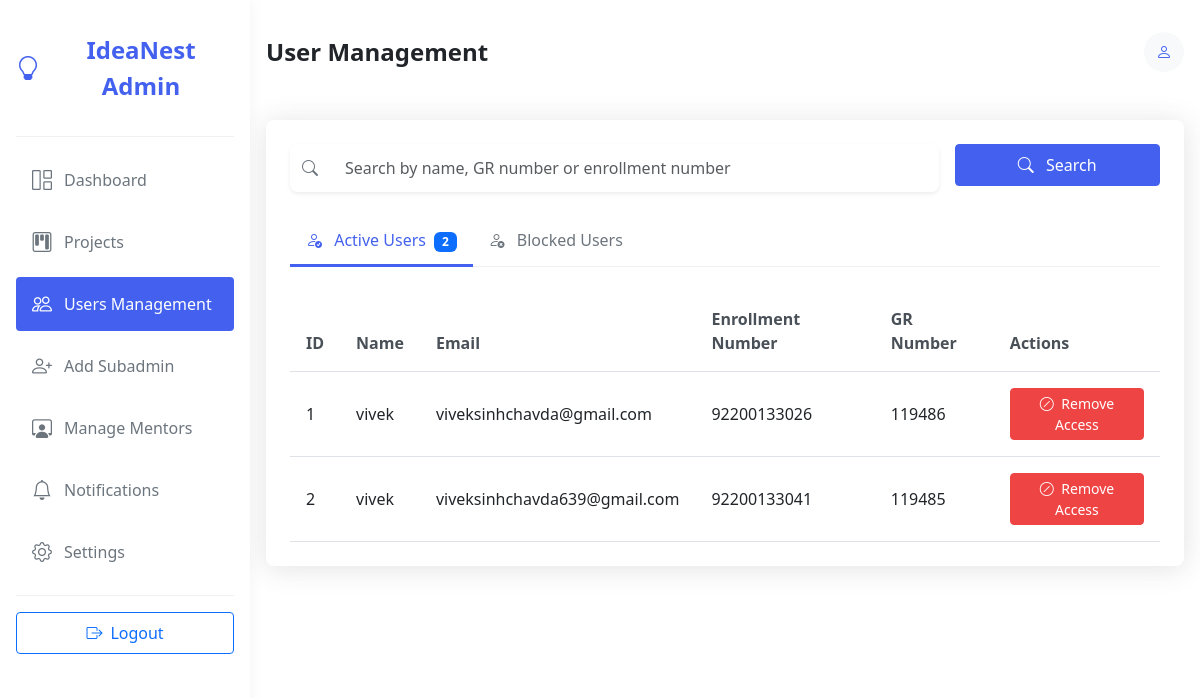
Page /Admin/user_manage_by_admin.php (signed in) on the earlier database version.
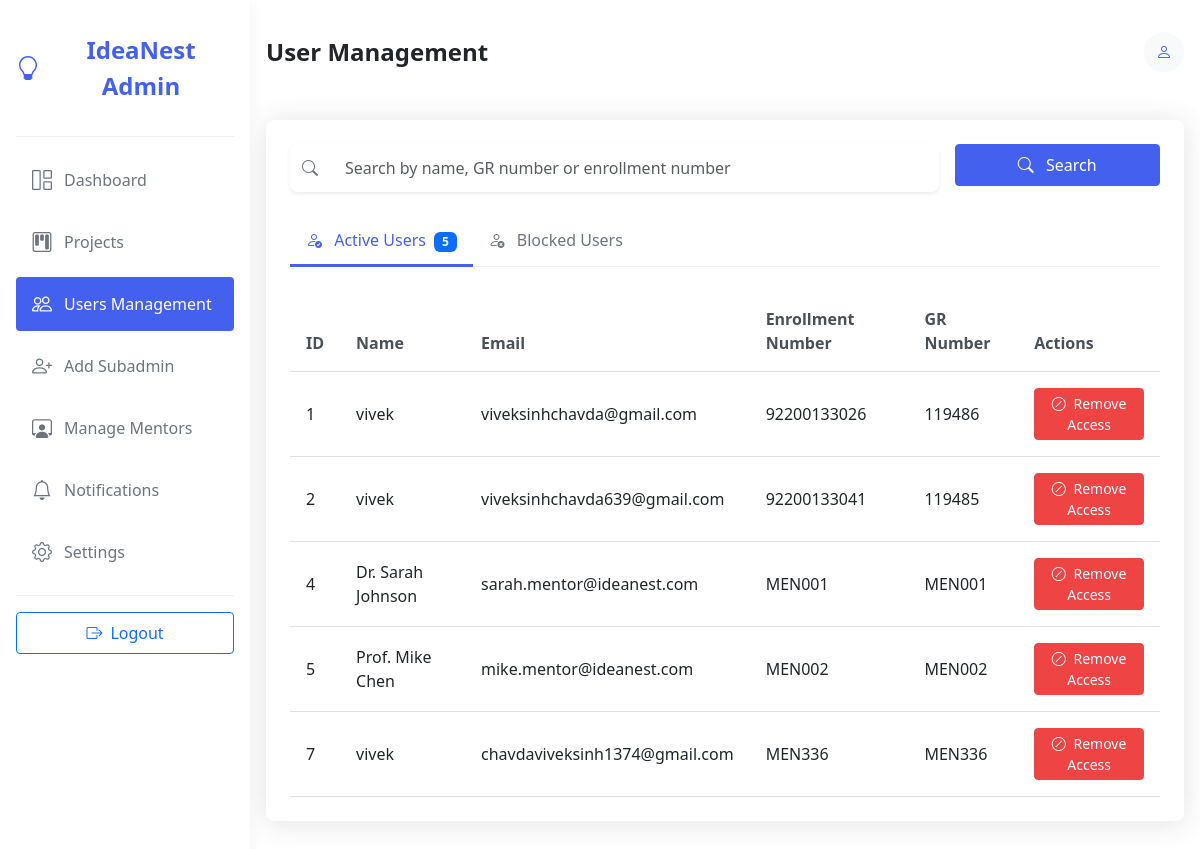
Same page on the later database version.
### tables this page shows
CREATE TABLE `register` (
                            `id` int(11) NOT NULL,
                            `name` varchar(100) NOT NULL,
                            `email` varchar(100) NOT NULL,
                            `enrollment_number` varchar(50) NOT NULL,
                            `gr_number` varchar(50) NOT NULL,
                            `password` varchar(255) NOT NULL,
                            `about` varchar(500) NOT NULL,
                            `phone_no` varchar(20) DEFAULT NULL,
                            `department` varchar(100) DEFAULT NULL,
                            `passout_year` year(4) NOT NULL,
                            `user_image` text NOT NULL DEFAULT '',
                            `google_id` varchar(255) DEFAULT NULL,
                            `email_notifications` tinyint(1) DEFAULT 1,
                            `last_notification_sent` datetime DEFAULT NULL,
                            `github_token` text DEFAULT NULL,
                            `role` enum('student','mentor','admin') DEFAULT 'student',
                            `expertise` text DEFAULT NULL,
                            `mentor_rating` decimal(3,2) DEFAULT 0.00,
                            `is_available` tinyint(1) DEFAULT 1
);

### Admin/user_manage_by_admin.php (the view, shortened to what the changed rows need)
<?php
include "../Login/Login/db.php";
$active_tab = isset($_GET['tab']) ? $_GET['tab'] : 'active';
$search = isset($_GET['search']) ? $_GET['search'] : '';
$search_term = "%{$search}%";
if (!empty($search)) {
    $active_users_sql = "SELECT id, name, email, enrollment_number, gr_number FROM register
                         WHERE name LIKE ? OR gr_number LIKE ? OR enrollment_number LIKE ?";
    $stmt = $conn->prepare($active_users_sql);
    if (!$stmt) {
        die("Error preparing active users query: " . $conn->error);
    }
    $stmt->bind_param("sss", $search_term, $search_term, $search_term);
    $stmt->execute();
    $active_users_result = $stmt->get_result();
} else {
    $active_users_sql = "SELECT id, name, email, enrollment_number, gr_number FROM register";
    $active_users_result = $conn->query($active_users_sql);
}
?>
<!DOCTYPE html>
<html lang="en">
<head>
    <link href="https://cdn.jsdelivr.net/npm/bootstrap@5.3.0-alpha1/dist/css/bootstrap.min.css" rel="stylesheet">
    <link rel="stylesheet" href="https://cdn.jsdelivr.net/npm/bootstrap-icons@1.8.1/font/bootstrap-icons.css">
  <link rel="stylesheet" href="../assets/css/user_manage_by_admin.css">
</head>
<body>
<?php include 'sidebar_admin.php'?>
<div class="main-content">
    <div class="topbar">
        <h1 class="page-title" >User Management</h1>
    </div>
    <div class="card">
        <div class="card-body">
            <ul class="nav nav-tabs" id="userTabs" role="tablist">
                <li class="nav-item" role="presentation">
                    <button class="nav-link <?php echo $active_tab == 'active' ? 'active' : ''; ?>"
                            id="active-users-tab" data-bs-toggle="tab" data-bs-target="#active-users"
                            type="button" role="tab" aria-controls="active-users"
                            aria-selected="<?php echo $active_tab == 'active' ? 'true' : 'false'; ?>">
                        <i class="bi bi-person-check me-2"></i> Active Users
                        <?php if ($active_users_result->num_rows > 0): ?>
                            <span class="badge bg-primary ms-1"><?php echo $active_users_result->num_rows; ?></span>
                        <?php endif; ?>
                    </button>
                </li>
            </ul>
            <div class="tab-content">
                <div class="tab-pane fade <?php echo $active_tab == 'active' ? 'show active' : ''; ?>"
                     id="active-users" role="tabpanel" aria-labelledby="active-users-tab">
                    <div class="table-responsive">
                        <table class="table table-hover">
                            <thead>
                            <tr>
                                <th>ID</th>
                                <th>Name</th>
                                <th>Email</th>
                                <th>Enrollment Number</th>
                                <th>GR Number</th>
                                <th>Actions</th>
                            </tr>
                            </thead>
                            <tbody>
                            <?php
                            if ($active_users_result->num_rows > 0) {
                                while($row = $active_users_result->fetch_assoc()) {
                                    echo "<tr>";
                                    echo "<td>" . htmlspecialchars($row["id"]) . "</td>";
                                    echo "<td>" . htmlspecialchars($row["name"]) . "</td>";
                                    echo "<td>" . htmlspecialchars($row["email"]) . "</td>";
                                    echo "<td>" . htmlspecialchars($row["enrollment_number"]) . "</td>";
                                    echo "<td>" . htmlspecialchars($row["gr_number"]) . "</td>";
                                    echo "<td>
                                                    <form method='post' action=''>
                                                        <input type='hidden' name='user_id' value='" . $row["id"] . "'>
                                                        <input type='hidden' name='name' value='" . htmlspecialchars($row["name"]) . "'>
                                                        <input type='hidden' name='email' value='" . htmlspecialchars($row["email"]) . "'>
                                                        <input type='hidden' name='enrollment_number' value='" . htmlspecialchars($row["enrollment_number"]) . "'>
                                                        <input type='hidden' name='gr_number' value='" . htmlspecialchars($row["gr_number"]) . "'>
                                                        <button type='submit' name='block_user' class='btn btn-danger btn-sm'>
                                                            <i class='bi bi-slash-circle me-1'></i> Remove Access
                                                        </button>
                                                    </form>
                                                </td>";
                                    echo "</tr>";
                                }
                            } else {
                                if (!empty($search)) {
                                    echo "<tr><td colspan='6' class='text-center'>No active users found matching: '" . htmlspecialchars($search) . "'</td></tr>";
                                } else {
                                    echo "<tr><td colspan='6' class='text-center'>No active users found</td></tr>";
                                }
                            }
                            ?>
                            </tbody>
                        </table>
                    </div>
                </div>
            </div>
        </div>
    </div>
</div>
</body>
</html>

### Admin/sidebar_admin.php (shortened to what the changed rows need)
<?php
$current_page = basename($_SERVER['PHP_SELF']);
$request_uri = $_SERVER['REQUEST_URI'];
if (strpos($request_uri, '/Admin/') !== false) {
    $base_admin_path = substr($request_uri, 0, strpos($request_uri, '/Admin/') + 7);
} else {
    $base_admin_path = dirname($_SERVER['SCRIPT_NAME']) . '/';
    if (strpos($base_admin_path, '/subadmin') !== false) {
        $base_admin_path = str_replace('/subadmin', '', $base_admin_path);
    }
}
$menu_items = [
        [
                'icon' => 'bi-grid-1x2',
                'title' => 'Dashboard',
                'url' => $base_admin_path . 'admin.php',
                'page' => 'admin.php'
        ],
        [
                'icon' => 'bi-kanban',
                'title' => 'Projects',
                'url' => $base_admin_path . 'admin_view_project.php',
                'page' => 'admin_view_project.php'
        ],
        [
                'icon' => 'bi-people',
                'title' => 'Users Management',
                'url' => $base_admin_path . 'user_manage_by_admin.php',
                'page' => 'user_manage_by_admin.php'
        ],
        [
                'icon' => 'bi-person-plus',
                'title' => 'Add Subadmin',
                'url' => $base_admin_path . 'subadmin/add_subadmin.php',
                'page' => 'add_subadmin.php'
        ],
        [
                'icon' => 'bi-person-workspace',
                'title' => 'Manage Mentors',
                'url' => $base_admin_path . 'manage_mentors.php',
                'page' => 'manage_mentors.php'
        ],
        [
                'icon' => 'bi-bell',
                'title' => 'Notifications',
                'url' => $base_admin_path . 'notifications.php',
                'page' => 'notifications.php'
        ],
        [
                'icon' => 'bi-gear',
                'title' => 'Settings',
                'url' => $base_admin_path . 'settings.php',
                'page' => 'settings.php'
        ]
];
?>
<div class="sidebar" id="sidebar">
    <ul class="sidebar-menu">
        <?php foreach ($menu_items as $item): ?>
            <li class="sidebar-item">
                <a href="<?php echo $item['url']; ?>"
                   class="sidebar-link <?php echo ($current_page == $item['page']) ? 'active' : ''; ?>">
                    <i class="bi <?php echo $item['icon']; ?>"></i>
                    <span><?php echo $item['title']; ?></span>
                </a>
            </li>
        <?php endforeach; ?>
    </ul>
</div>
<link rel="stylesheet" href="../assets/css/sidebar_admin.css">

Differences in the rows shown:
added register: id "4", name "Dr. Sarah Johnson", email "sarah.mentor@ideanest.com", enrollment_number "MEN001", gr_number "MEN001"
added register: id "5", name "Prof. Mike Chen", email "mike.mentor@ideanest.com", enrollment_number "MEN002", gr_number "MEN002"
added register: id "7", name "vivek", email "chavdaviveksinh1374@gmail.com", enrollment_number "MEN336", gr_number "MEN336"
Other differences:
$active_users_result->num_rows: "2" → "5"
